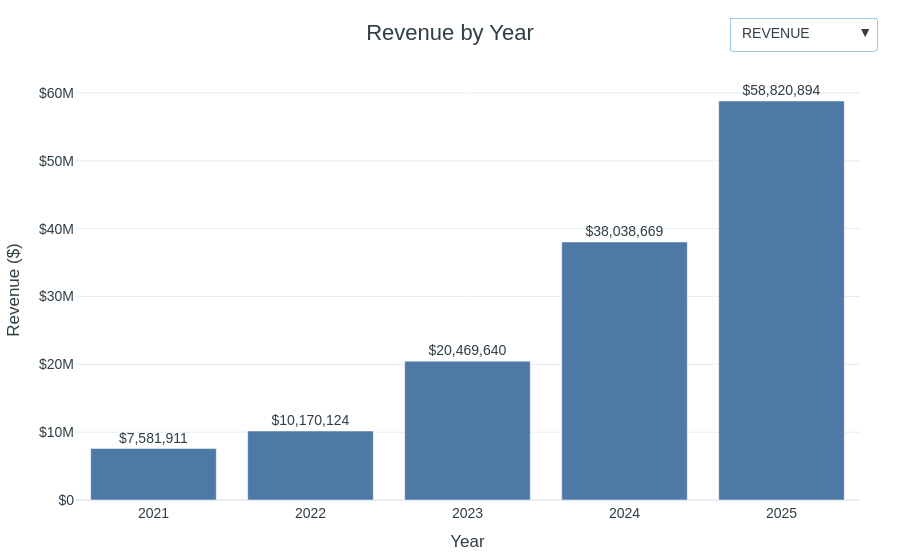

Notebook source saved alongside this figure:
### Code cell
# Chart 2
fig2 = create_chart2(df)
fig2.show()

### Figure 1 — Plotly figure (JSON) as saved in the notebook; plotly's stock layout.template omitted (floating-point values rounded to 4 significant figures)
{"data": [{"hovertemplate": "<b>Year:</b> %{x}<br><b>Revenue</b>: $%{y:,.0f}<extra></extra>", "marker": {"color": "#4E79A7"}, "name": "REVENUE", "text": [7582000.0, 10170000.0, 20470000.0, 38040000.0, 58820000.0], "textposition": "outside", "texttemplate": "$%{text:,.0f}", "type": "bar", "x": [2021.0, 2022.0, 2023.0, 2024.0, 2025.0], "y": [7582000.0, 10170000.0, 20470000.0, 38040000.0, 58820000.0]}], "layout": {"autosize": true, "font": {"color": "#2F3E46", "family": "Arial", "size": 14}, "hoverlabel": {"bgcolor": "white", "font": {"family": "Arial", "size": 13}}, "margin": {"b": 50, "l": 60, "r": 40, "t": 80}, "paper_bgcolor": "#FFFFFF", "plot_bgcolor": "white", "showlegend": false, "title": {"font": {"color": "#2F3E46", "size": 22}, "text": "Revenue by Year", "x": 0.5}, "updatemenus": [{"bgcolor": "#FFFFFF", "bordercolor": "#A0CBE8", "buttons": [{"args": [{"marker.color": ["#4E79A7"], "name": ["REVENUE"], "text": [[7581911, 10170124, 20469640, 38038669, 58820894]], "y": [[7581911, 10170124, 20469640, 38038669, 58820894]]}, {"title": {"font": {"color": "#2F3E46", "size": 22}, "text": "Revenue by Year", "x": 0.5}, "yaxis.title": "Revenue ($)"}], "label": "REVENUE", "method": "update"}, {"args": [{"marker.color": ["#2A9D8F"], "name": ["COGS"], "text": [[4346912, 5487357, 11396960, 21261159, 32899661]], "y": [[4346912, 5487357, 11396960, 21261159, 32899661]]}, {"title": {"font": {"color": "#2F3E46", "size": 22}, "text": "Cogs by Year", "x": 0.5}, "yaxis.title": "Cogs ($)"}], "label": "COGS", "method": "update"}, {"args": [{"marker.color": ["#A0CBE8"], "name": ["GROSS PROFIT"], "text": [[3234999, 4682767, 9072680, 16777510, 25921233]], "y": [[3234999, 4682767, 9072680, 16777510, 25921233]]}, {"title": {"font": {"color": "#2F3E46", "size": 22}, "text": "Gross Profit by Year", "x": 0.5}, "yaxis.title": "Gross Profit ($)"}], "label": "GROSS PROFIT", "method": "update"}], "direction": "down", "font": {"color": "#2F3E46"}, "showactive": true, "x": 1.02, "y": 1.15}], "xaxis": {"autorange": true, "linecolor": "#E6ECF2", "range": [2020.0, 2026.0], "showgrid": false, "title": {"text": "Year"}, "type": "linear"}, "yaxis": {"autorange": true, "gridcolor": "#E6ECF2", "range": [0, 68910000.0], "separatethousands": true, "tickprefix": "$", "title": {"text": "Revenue ($)"}, "type": "linear"}}}
